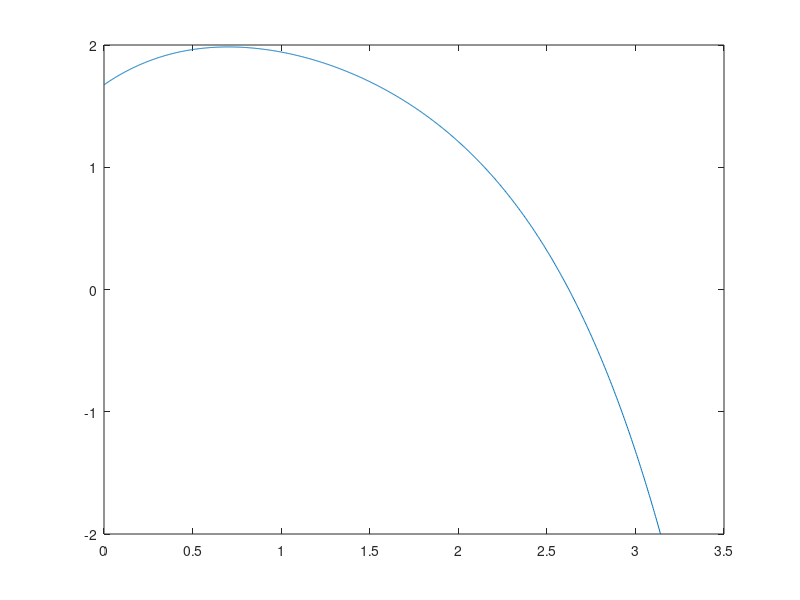

MATLAB code for this plot:
%% 1

clc
clear
close all


mu = 3;

f = @(x) x+cos(x);

% neumann a dx
BC = [-1 2];

intervalli = 1000;

a = 0;
b = pi;

h = (b-a)/intervalli;

% solo i nodi interni sono uguali
uni = ones(intervalli-1,1);

d = [mu/h^2 * 2 * uni; mu/h^2 *(1)];

d1 = mu/h^2 * (-1) * [uni; 1];

A = spdiags([d, d1, d1], [0 1 -1], intervalli, intervalli);

x = (a:h:b)';
b = f(x(2:end));

b(1) = b(1) + mu/h^2*BC(1);

b(end) = b(end)/2 + BC(2)/h;


u = [BC(1); A\b];

max(u)


%% 2

clc
clear
close all

a = 0;
b = pi;

f = @(x) exp(sin(x));

% neumann a sx
BC = [1 -2];

intervalli = 1000;

h = (b-a)/intervalli;

x = (a:h:b)';

mu_f = @(x) exp(sin(x));
xMedi = (x(1:end-1) + x(2:end))/2;
muVal = mu_f(xMedi);

d = muVal(1:end-1) + muVal(2:end);

% aggiungo extra neumann a sx
% d = [(mu_f(x(1)+h/2) + mu_f(x(1)-h/2))/2; d]./h^2;
d = [muVal(1); d]./h^2;
% non mi serve il valore finale visto che conosco già l'ultima u grazie a
% dirichlet
d1 = -muVal(1:end-1)./h^2;


A = spdiags([d, [0;d1], [d1;0]], [0 1 -1], intervalli, intervalli);

b = f(x(1:end-1));

b(1) = b(1)/2 - BC(1)/h;

b(end) = b(end) + muVal(end) * BC(end)/h^2;


u = [A\b;BC(end)];
plot(x, u)
max(u)





%% 3
clc
clear
close all

a = 0;
b = pi;

f = @(x) 2.*(x+1).*sin(x);
mu_f = @(x) x+1;

BC = [0 0];

intervalli = 1000;

h = (b-a)/intervalli;
x = (a:h:b)';
xMedi = (x(1:end-1) + x(2:end))/2;

muVal = mu_f(xMedi);

d = 1/h^2*(muVal(1:end-1) + muVal(2:end));

d1 = -muVal(2:end-1)/h^2;

A = spdiags([d, [0;d1], [d1;0]], [0 1 -1], intervalli-1, intervalli-1);

b = f(x(2:end-1));

max(A\b)


%% Seconda parte =======================================

%% 1

clc
clear
close all


mu = 1/2;

f = @(x) x-3*cos(x);

a = 0;
b = pi;

% sarebbe 0/mu, visto che nella traccia c'è u' = 0
% neumann a sinistra
BC = [0 1];

intervalli = 1000;
h = (b-a)/intervalli;
% -1 per prendere i nodi interni
uni = ones(intervalli-1, 1);


d = [mu/h^2; 2*mu/h^2 .* uni];

d1 = -mu/h^2*uni;

A = spdiags([d,[0;d1],[d1;0]], [0 1 -1], intervalli, intervalli);

x = (a:h:b)';
b = f(x(1:end-1));

b(1) = b(1) - BC(1)/h; 

b(end) = b(end) + BC(2)*mu/h^2;

max(A\b)


%% 2

clc
clear
close all

a = 0;
b = pi;


intervalli = 1000;

mu_f = @(x) 1+log(x+1);

f = @(x) sin(cos(x));

h = (b-a)/intervalli;
x = (a:h:b)';

xMedi = (x(1:end-1) + x(2:end))/2;

muVal = mu_f(xMedi);

d = (muVal(1:end-1) + muVal(2:end))./h^2;

d1 = -muVal(2:end-1)./h^2;

% -1 perché DD
A = spdiags([d, [0;d1], [d1;0]], [0 1 -1], intervalli-1, intervalli-1);

b = f(x(2:end-1));

max(A\b)


%% 3
clc
clear
close all

a = 0;
b = pi;

% neumann a dx
BC = [1 -1/2];

mu_f = @(x) exp(sin(x));

f = @(x) cos(cos(x) - sin(x));

intervalli = 5;
h = (b-a)/intervalli;
x = (a:h:b)';

xMedi = (x(1:end-1) + x(2:end))/2;

muVal = mu_f(xMedi);

d = muVal(1:end-1) + muVal(2:end);

d = [d; muVal(end)]./h^2;

d1 = -muVal(2:end)./h^2;

A = spdiags([d, [0;d1], [d1;0]], [0 1 -1], intervalli, intervalli);

b = f(x(2:end));

b(1) = b(1) + BC(1)*muVal(1)/h^2;

b(end) = b(end)/2 + BC(2)/h;

max(A\b)

%% extra


clc
clear
close all

a = 0;
b = pi;

% neumann a dx
BC = [1/2 -1/3];

mu_f = @(x) 1 + abs(sin(x));

f = @(x) exp(cos(x) - sin(x));

intervalli = 1000;
h = (b-a)/intervalli;
x = (a:h:b)';

xMedi = (x(1:end-1) + x(2:end))/2;

muVal = mu_f(xMedi);

d = muVal(1:end-1) + muVal(2:end);

d = [d; muVal(end)]./h^2;

d1 = -muVal(2:end)./h^2;

A = spdiags([d, [0;d1], [d1;0]], [0 1 -1], intervalli, intervalli);

b = f(x(2:end));

b(1) = b(1) + BC(1)*muVal(1)/h^2;

b(end) = b(end)/2 + BC(2)/h;

max(A\b)









